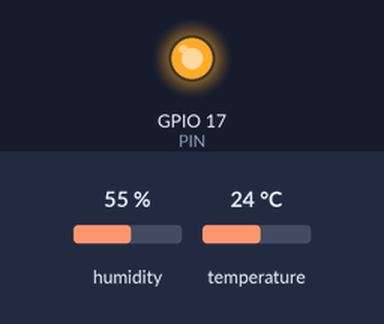
Recording of a program running on a simulated Raspberry Pi (BCM pin numbers), started with the arguments 3 3. On the bench: output pins drawn as LEDs (lit = HIGH). Inputs (shaded band) come from the test bench; at power-on: humidity 55 %, temperature 24 °C. The clock reads 2024-03-15 10:24:30 at power-on unless the program sets it; databases and web services accept everything at once and return nothing. At 0.0 s the program stops and its outputs stay as they are.

Above: at 0.1 s.
Timing chart, 0 to 1.5 s (numbered marks = the images above):
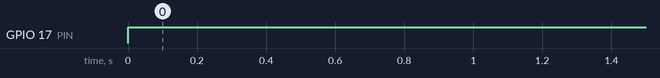

Measured:
- by itself, GPIO 17 (PIN): LOW → HIGH at 0.00 s

The program:

auto.py
```python
#!/usr/bin/python3
import sys
import RPi.GPIO as GPIO
import pymongo
from pymongo import MongoClient
import board
import busio
import adafruit_sht31d
import datetime

def startFan():
    GPIO.setup(PIN, GPIO.OUT)
    GPIO.output(PIN, False)

def stopFan():
    GPIO.setup(PIN, GPIO.OUT)
    GPIO.output(PIN, True)


GPIO.setmode(GPIO.BCM)
GPIO.setwarnings(False)


i2c = busio.I2C(board.SCL, board.SDA)

sensor = adafruit_sht31d.SHT31D(i2c)

h = float("{0:.2f}".format(sensor.relative_humidity))
t = float("{0:.2f}".format(sensor.temperature))

PIN = 17
url = 'mongodb+srv://tsvetanovemil87:W6nnG4AX2hJBCVNR@cluster0.jfxqd29.mongodb.net/?retryWrites=true&w=majority'

client = MongoClient(url)
db = client.room
collection = db.env

query_data = {
    'time': datetime.datetime.now(),
    'temperature': t+2,
    'humidity': h
}

result = collection.insert_one(query_data)
client.close()

minTemp = int(sys.argv[1])
maxTemp = int( sys.argv[2])

tempNow = t;

if tempNow > minTemp:
    stopFan()
else:
    startFan()
```
